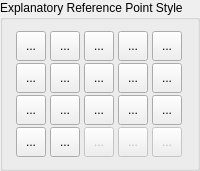
        <widget class="QGroupBox" name="gbPointStyle">
         <property name="title">
          <string>Explanatory Reference Point Style</string>
         </property>
         <layout class="QGridLayout" name="gridLayout_13">
          <property name="spacing">
           <number>2</number>
          </property>
          <item row="3" column="1">
           <widget class="QToolButton" name="bBlankSquare">
            <property name="enabled">
             <bool>true</bool>
            </property>
            <property name="minimumSize">
             <size>
              <width>30</width>
              <height>30</height>
             </size>
            </property>
            <property name="text">
             <string>...</string>
            </property>
            <property name="icon">
             <iconset resource="../../../../../res/icons/icons.qrc">
              <normaloff>:/icons/point_blank_square.lci</normaloff>:/icons/point_blank_square.lci</iconset>
            </property>
            <property name="iconSize">
             <size>
              <width>40</width>
              <height>40</height>
             </size>
            </property>
            <property name="checkable">
             <bool>true</bool>
            </property>
            <property name="autoExclusive">
             <bool>true</bool>
            </property>
            <property name="popupMode">
             <enum>QToolButton::InstantPopup</enum>
            </property>
            <property name="autoRaise">
             <bool>false</bool>
            </property>
            <property name="arrowType">
             <enum>Qt::NoArrow</enum>
            </property>
           </widget>
          </item>
          <item row="4" column="2">
           <widget class="QToolButton" name="bPlusCircle">
            <property name="enabled">
             <bool>true</bool>
            </property>
            <property name="minimumSize">
             <size>
              <width>30</width>
              <height>30</height>
             </size>
            </property>
            <property name="text">
             <string>...</string>
            </property>
            <property name="icon">
             <iconset resource="../../../../../res/icons/icons.qrc">
              <normaloff>:/icons/point_plus_circle.lci</normaloff>:/icons/point_plus_circle.lci</iconset>
            </property>
            <property name="iconSize">
             <size>
              <width>40</width>
              <height>40</height>
             </size>
            </property>
            <property name="checkable">
             <bool>true</bool>
            </property>
            <property name="autoExclusive">
             <bool>true</bool>
            </property>
            <property name="popupMode">
             <enum>QToolButton::InstantPopup</enum>
            </property>
            <property name="autoRaise">
             <bool>false</bool>
            </property>
            <property name="arrowType">
             <enum>Qt::NoArrow</enum>
            </property>
           </widget>
          </item>
          <item row="0" column="1">
           <widget class="QToolButton" name="bCrossSquare">
            <property name="enabled">
             <bool>true</bool>
            </property>
            <property name="minimumSize">
             <size>
              <width>30</width>
              <height>30</height>
             </size>
            </property>
            <property name="text">
             <string>...</string>
            </property>
            <property name="icon">
             <iconset resource="../../../../../res/icons/icons.qrc">
              <normaloff>:/icons/point_cross_square.lci</normaloff>:/icons/point_cross_square.lci</iconset>
            </property>
            <property name="iconSize">
             <size>
              <width>40</width>
              <height>40</height>
             </size>
            </property>
            <property name="checkable">
             <bool>true</bool>
            </property>
            <property name="autoExclusive">
             <bool>true</bool>
            </property>
            <property name="popupMode">
             <enum>QToolButton::InstantPopup</enum>
            </property>
            <property name="autoRaise">
             <bool>false</bool>
            </property>
            <property name="arrowType">
             <enum>Qt::NoArrow</enum>
            </property>
           </widget>
          </item>
          <item row="2" column="1">
           <widget class="QToolButton" name="bTickCircleSquare">
            <property name="enabled">
             <bool>true</bool>
            </property>
            <property name="minimumSize">
             <size>
              <width>30</width>
              <height>30</height>
             </size>
            </property>
            <property name="text">
             <string>...</string>
            </property>
            <property name="icon">
             <iconset resource="../../../../../res/icons/icons.qrc">
              <normaloff>:/icons/point_tick_circle_square.lci</normaloff>:/icons/point_tick_circle_square.lci</iconset>
            </property>
            <property name="iconSize">
             <size>
              <width>40</width>
              <height>40</height>
             </size>
            </property>
            <property name="checkable">
             <bool>true</bool>
            </property>
            <property name="autoExclusive">
             <bool>true</bool>
            </property>
            <property name="popupMode">
             <enum>QToolButton::InstantPopup</enum>
            </property>
            <property name="autoRaise">
             <bool>false</bool>
            </property>
            <property name="arrowType">
             <enum>Qt::NoArrow</enum>
            </property>
           </widget>
          </item>
          <item row="0" column="5">
           <widget class="QToolButton" name="bDotSquare">
            <property name="enabled">
             <bool>true</bool>
            </property>
            <property name="minimumSize">
             <size>
              <width>30</width>
              <height>30</height>
             </size>
            </property>
            <property name="text">
             <string>...</string>
            </property>
            <property name="icon">
             <iconset resource="../../../../../res/icons/icons.qrc">
              <normaloff>:/icons/point_dot_square.lci</normaloff>:/icons/point_dot_square.lci</iconset>
            </property>
            <property name="iconSize">
             <size>
              <width>40</width>
              <height>40</height>
             </size>
            </property>
            <property name="checkable">
             <bool>true</bool>
            </property>
            <property name="autoExclusive">
             <bool>true</bool>
            </property>
            <property name="popupMode">
             <enum>QToolButton::InstantPopup</enum>
            </property>
            <property name="autoRaise">
             <bool>false</bool>
            </property>
            <property name="arrowType">
             <enum>Qt::NoArrow</enum>
            </property>
           </widget>
          </item>
          <item row="3" column="2">
           <widget class="QToolButton" name="bDotCircle">
            <property name="enabled">
             <bool>true</bool>
            </property>
            <property name="minimumSize">
             <size>
              <width>30</width>
              <height>30</height>
             </size>
            </property>
            <property name="text">
             <string>...</string>
            </property>
            <property name="icon">
             <iconset resource="../../../../../res/icons/icons.qrc">
              <normaloff>:/icons/point_dot_circle.lci</normaloff>:/icons/point_dot_circle.lci</iconset>
            </property>
            <property name="iconSize">
             <size>
              <width>40</width>
              <height>40</height>
             </size>
            </property>
            <property name="checkable">
             <bool>true</bool>
            </property>
            <property name="autoExclusive">
             <bool>true</bool>
            </property>
            <property name="popupMode">
             <enum>QToolButton::InstantPopup</enum>
            </property>
            <property name="autoRaise">
             <bool>false</bool>
            </property>
            <property name="arrowType">
             <enum>Qt::NoArrow</enum>
            </property>
           </widget>
          </item>
          <item row="4" column="1">
           <widget class="QToolButton" name="bCrossCircle">
            <property name="enabled">
             <bool>true</bool>
            </property>
            <property name="minimumSize">
             <size>
              <width>30</width>
              <height>30</height>
             </size>
            </property>
            <property name="text">
             <string>...</string>
            </property>
            <property name="icon">
             <iconset resource="../../../../../res/icons/icons.qrc">
              <normaloff>:/icons/point_cross_circle.lci</normaloff>:/icons/point_cross_circle.lci</iconset>
            </property>
            <property name="iconSize">
             <size>
              <width>40</width>
              <height>40</height>
             </size>
            </property>
            <property name="checkable">
             <bool>true</bool>
            </property>
            <property name="autoExclusive">
             <bool>true</bool>
            </property>
            <property name="popupMode">
             <enum>QToolButton::InstantPopup</enum>
            </property>
            <property name="autoRaise">
             <bool>false</bool>
            </property>
            <property name="arrowType">
             <enum>Qt::NoArrow</enum>
            </property>
           </widget>
          </item>
          <item row="4" column="3">
           <widget class="QToolButton" name="bBlank">
            <property name="enabled">
             <bool>false</bool>
            </property>
            <property name="minimumSize">
             <size>
              <width>30</width>
              <height>30</height>
             </size>
            </property>
            <property name="focusPolicy">
             <enum>Qt::TabFocus</enum>
            </property>
            <property name="text">
             <string>...</string>
            </property>
            <property name="icon">
             <iconset resource="../../../../../res/icons/icons.qrc">
              <normaloff>:/icons/point_blank.lci</normaloff>:/icons/point_blank.lci</iconset>
            </property>
            <property name="iconSize">
             <size>
              <width>40</width>
              <height>40</height>
             </size>
            </property>
            <property name="checkable">
             <bool>true</bool>
            </property>
            <property name="autoExclusive">
             <bool>true</bool>
            </property>
           </widget>
          </item>
          <item row="4" column="5">
           <widget class="QToolButton" name="bDot">
            <property name="enabled">
             <bool>false</bool>
            </property>
            <property name="minimumSize">
             <size>
              <width>30</width>
              <height>30</height>
             </size>
            </property>
            <property name="text">
             <string>...</string>
            </property>
            <property name="icon">
             <iconset resource="../../../../../res/icons/icons.qrc">
              <normaloff>:/icons/point_dot.lci</normaloff>:/icons/point_dot.lci</iconset>
            </property>
            <property name="iconSize">
             <size>
              <width>40</width>
              <height>40</height>
             </size>
            </property>
            <property name="checkable">
             <bool>true</bool>
            </property>
            <property name="autoExclusive">
             <bool>true</bool>
            </property>
            <property name="popupMode">
             <enum>QToolButton::InstantPopup</enum>
            </property>
            <property name="autoRaise">
             <bool>false</bool>
            </property>
            <property name="arrowType">
             <enum>Qt::NoArrow</enum>
            </property>
           </widget>
          </item>
          <item row="3" column="5">
           <widget class="QToolButton" name="bTickSquare">
            <property name="enabled">
             <bool>true</bool>
            </property>
            <property name="minimumSize">
             <size>
              <width>30</width>
              <height>30</height>
             </size>
            </property>
            <property name="text">
             <string>...</string>
            </property>
            <property name="icon">
             <iconset resource="../../../../../res/icons/icons.qrc">
              <normaloff>:/icons/point_tick_square.lci</normaloff>:/icons/point_tick_square.lci</iconset>
            </property>
            <property name="iconSize">
             <size>
              <width>40</width>
              <height>40</height>
             </size>
            </property>
            <property name="checkable">
             <bool>true</bool>
            </property>
            <property name="autoExclusive">
             <bool>true</bool>
            </property>
            <property name="popupMode">
             <enum>QToolButton::InstantPopup</enum>
            </property>
            <property name="autoRaise">
             <bool>false</bool>
            </property>
            <property name="arrowType">
             <enum>Qt::NoArrow</enum>
            </property>
           </widget>
          </item>
          <item row="2" column="2">
           <widget class="QToolButton" name="bTickCircle">
            <property name="enabled">
             <bool>true</bool>
            </property>
            <property name="minimumSize">
             <size>
              <width>30</width>
              <height>30</height>
             </size>
            </property>
            <property name="text">
             <string>...</string>
            </property>
            <property name="icon">
             <iconset resource="../../../../../res/icons/icons.qrc">
              <normaloff>:/icons/point_tick_circle.lci</normaloff>:/icons/point_tick_circle.lci</iconset>
            </property>
            <property name="iconSize">
             <size>
              <width>40</width>
              <height>40</height>
             </size>
            </property>
            <property name="checkable">
             <bool>true</bool>
            </property>
            <property name="autoExclusive">
             <bool>true</bool>
            </property>
            <property name="popupMode">
             <enum>QToolButton::InstantPopup</enum>
            </property>
            <property name="autoRaise">
             <bool>false</bool>
            </property>
            <property name="arrowType">
             <enum>Qt::NoArrow</enum>
            </property>
           </widget>
          </item>
          <item row="0" column="3">
           <widget class="QToolButton" name="bBlankCircleSquare">
            <property name="enabled">
             <bool>true</bool>
            </property>
            <property name="minimumSize">
             <size>
              <width>30</width>
              <height>30</height>
             </size>
            </property>
            <property name="text">
             <string>...</string>
            </property>
            <property name="icon">
             <iconset resource="../../../../../res/icons/icons.qrc">
              <normaloff>:/icons/point_blank_circle_square.lci</normaloff>:/icons/point_blank_circle_square.lci</iconset>
            </property>
            <property name="iconSize">
             <size>
              <width>40</width>
              <height>40</height>
             </size>
            </property>
            <property name="checkable">
             <bool>true</bool>
            </property>
            <property name="autoExclusive">
             <bool>true</bool>
            </property>
            <property name="popupMode">
             <enum>QToolButton::InstantPopup</enum>
            </property>
            <property name="autoRaise">
             <bool>false</bool>
            </property>
            <property name="arrowType">
             <enum>Qt::NoArrow</enum>
            </property>
           </widget>
          </item>
          <item row="4" column="4">
           <widget class="QToolButton" name="bTick">
            <property name="enabled">
             <bool>false</bool>
            </property>
            <property name="minimumSize">
             <size>
              <width>30</width>
              <height>30</height>
             </size>
            </property>
            <property name="text">
             <string>...</string>
            </property>
            <property name="icon">
             <iconset resource="../../../../../res/icons/icons.qrc">
              <normaloff>:/icons/point_tick.lci</normaloff>:/icons/point_tick.lci</iconset>
            </property>
            <property name="iconSize">
             <size>
              <width>40</width>
              <height>40</height>
             </size>
            </property>
            <property name="checkable">
             <bool>true</bool>
            </property>
            <property name="autoExclusive">
             <bool>true</bool>
            </property>
            <property name="popupMode">
             <enum>QToolButton::DelayedPopup</enum>
            </property>
            <property name="autoRaise">
             <bool>false</bool>
            </property>
            <property name="arrowType">
             <enum>Qt::NoArrow</enum>
            </property>
           </widget>
          </item>
          <item row="2" column="5">
           <widget class="QToolButton" name="bBlankCircle">
            <property name="enabled">
             <bool>true</bool>
            </property>
            <property name="minimumSize">
             <size>
              <width>30</width>
              <height>30</height>
             </size>
            </property>
            <property name="text">
             <string>...</string>
            </property>
            <property name="icon">
             <iconset resource="../../../../../res/icons/icons.qrc">
              <normaloff>:/icons/point_blank_circle.lci</normaloff>:/icons/point_blank_circle.lci</iconset>
            </property>
            <property name="iconSize">
             <size>
              <width>40</width>
              <height>40</height>
             </size>
            </property>
            <property name="checkable">
             <bool>true</bool>
            </property>
            <property name="autoExclusive">
             <bool>true</bool>
            </property>
            <property name="popupMode">
             <enum>QToolButton::InstantPopup</enum>
            </property>
            <property name="autoRaise">
             <bool>false</bool>
            </property>
            <property name="arrowType">
             <enum>Qt::NoArrow</enum>
            </property>
           </widget>
          </item>
          <item row="0" column="2">
           <widget class="QToolButton" name="bPlusCircleSquare">
            <property name="enabled">
             <bool>true</bool>
            </property>
            <property name="minimumSize">
             <size>
              <width>30</width>
              <height>30</height>
             </size>
            </property>
            <property name="text">
             <string>...</string>
            </property>
            <property name="icon">
             <iconset resource="../../../../../res/icons/icons.qrc">
              <normaloff>:/icons/point_plus_circle_square.lci</normaloff>:/icons/point_plus_circle_square.lci</iconset>
            </property>
            <property name="iconSize">
             <size>
              <width>40</width>
              <height>40</height>
             </size>
            </property>
            <property name="checkable">
             <bool>true</bool>
            </property>
            <property name="autoExclusive">
             <bool>true</bool>
            </property>
            <property name="popupMode">
             <enum>QToolButton::InstantPopup</enum>
            </property>
            <property name="autoRaise">
             <bool>false</bool>
            </property>
            <property name="arrowType">
             <enum>Qt::NoArrow</enum>
            </property>
           </widget>
          </item>
          <item row="3" column="4">
           <widget class="QToolButton" name="bCrossCircleSquare">
            <property name="enabled">
             <bool>true</bool>
            </property>
            <property name="minimumSize">
             <size>
              <width>30</width>
              <height>30</height>
             </size>
            </property>
            <property name="text">
             <string>...</string>
            </property>
            <property name="icon">
             <iconset resource="../../../../../res/icons/icons.qrc">
              <normaloff>:/icons/point_cross_circle_square.lci</normaloff>:/icons/point_cross_circle_square.lci</iconset>
            </property>
            <property name="iconSize">
             <size>
              <width>40</width>
              <height>40</height>
             </size>
            </property>
            <property name="checkable">
             <bool>true</bool>
            </property>
            <property name="autoExclusive">
             <bool>true</bool>
            </property>
            <property name="popupMode">
             <enum>QToolButton::InstantPopup</enum>
            </property>
            <property name="autoRaise">
             <bool>false</bool>
            </property>
            <property name="arrowType">
             <enum>Qt::NoArrow</enum>
            </property>
           </widget>
          </item>
          <item row="0" column="4">
           <widget class="QToolButton" name="bPlusSquare">
            <property name="enabled">
             <bool>true</bool>
            </property>
            <property name="minimumSize">
             <size>
              <width>30</width>
              <height>30</height>
             </size>
            </property>
            <property name="text">
             <string>...</string>
            </property>
            <property name="icon">
             <iconset resource="../../../../../res/icons/icons.qrc">
              <normaloff>:/icons/point_plus_square.lci</normaloff>:/icons/point_plus_square.lci</iconset>
            </property>
            <property name="iconSize">
             <size>
              <width>40</width>
              <height>40</height>
             </size>
            </property>
            <property name="checkable">
             <bool>true</bool>
            </property>
            <property name="autoExclusive">
             <bool>true</bool>
            </property>
            <property name="popupMode">
             <enum>QToolButton::InstantPopup</enum>
            </property>
            <property name="autoRaise">
             <bool>false</bool>
            </property>
            <property name="arrowType">
             <enum>Qt::NoArrow</enum>
            </property>
           </widget>
          </item>
          <item row="2" column="4">
           <widget class="QToolButton" name="bPlus">
            <property name="enabled">
             <bool>true</bool>
            </property>
            <property name="minimumSize">
             <size>
              <width>30</width>
              <height>30</height>
             </size>
            </property>
            <property name="text">
             <string>...</string>
            </property>
            <property name="icon">
             <iconset resource="../../../../../res/icons/icons.qrc">
              <normaloff>:/icons/point_plus.lci</normaloff>:/icons/point_plus.lci</iconset>
            </property>
            <property name="iconSize">
             <size>
              <width>40</width>
              <height>40</height>
             </size>
            </property>
            <property name="checkable">
             <bool>true</bool>
            </property>
            <property name="autoExclusive">
             <bool>true</bool>
            </property>
            <property name="popupMode">
             <enum>QToolButton::DelayedPopup</enum>
            </property>
            <property name="autoRaise">
             <bool>false</bool>
            </property>
            <property name="arrowType">
             <enum>Qt::NoArrow</enum>
            </property>
           </widget>
          </item>
          <item row="2" column="3">
           <widget class="QToolButton" name="bCross">
            <property name="enabled">
             <bool>true</bool>
            </property>
            <property name="minimumSize">
             <size>
              <width>30</width>
              <height>30</height>
             </size>
            </property>
            <property name="text">
             <string>...</string>
            </property>
            <property name="icon">
             <iconset resource="../../../../../res/icons/icons.qrc">
              <normaloff>:/icons/point_cross.lci</normaloff>:/icons/point_cross.lci</iconset>
            </property>
            <property name="iconSize">
             <size>
              <width>40</width>
              <height>40</height>
             </size>
            </property>
            <property name="checkable">
             <bool>true</bool>
            </property>
            <property name="autoExclusive">
             <bool>true</bool>
            </property>
            <property name="popupMode">
             <enum>QToolButton::InstantPopup</enum>
            </property>
            <property name="autoRaise">
             <bool>false</bool>
            </property>
            <property name="arrowType">
             <enum>Qt::NoArrow</enum>
            </property>
           </widget>
          </item>
          <item row="3" column="3">
           <widget class="QToolButton" name="bDotCircleSquare">
            <property name="enabled">
             <bool>true</bool>
            </property>
            <property name="minimumSize">
             <size>
              <width>30</width>
              <height>30</height>
             </size>
            </property>
            <property name="text">
             <string>...</string>
            </property>
            <property name="icon">
             <iconset resource="../../../../../res/icons/icons.qrc">
              <normaloff>:/icons/point_dot_circle_square.lci</normaloff>:/icons/point_dot_circle_square.lci</iconset>
            </property>
            <property name="iconSize">
             <size>
              <width>40</width>
              <height>40</height>
             </size>
            </property>
            <property name="checkable">
             <bool>true</bool>
            </property>
            <property name="autoExclusive">
             <bool>true</bool>
            </property>
            <property name="popupMode">
             <enum>QToolButton::InstantPopup</enum>
            </property>
            <property name="autoRaise">
             <bool>false</bool>
            </property>
            <property name="arrowType">
             <enum>Qt::NoArrow</enum>
            </property>
           </widget>
          </item>
         </layout>
        </widget>
